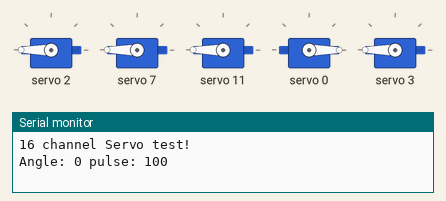
The sketch below on a simulated Arduino Uno, built with avr-gcc and run on an emulated ATmega328P. On the bench: 5 × servo, the last lines printed to the serial monitor.

Above: at 0.05 s.
At 4.0 s:
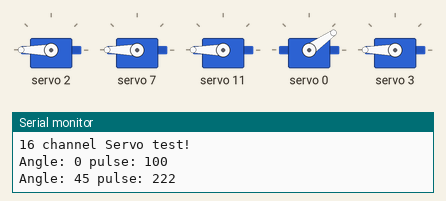
Timing chart, 0 to 5.2 s (numbered marks = the images above):
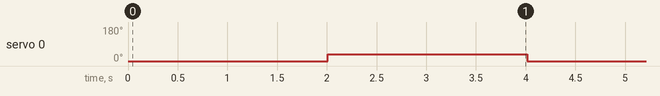

The sketch:

DomeMaster.ino
```cpp
#include <Adafruit_PWMServoDriver.h>

/** Marcduino port mapping
 * ATMEGA -> ARDUINO -> MARCDUINO
 * 4 -> 2 -> 1
 * 5 -> 3 -> 2
 * 6 -> 4 -> 3
 * 11 -> 5 -> 4
 * 12 -> 6 -> 5
 * 13 -> 7 -> 11
 * 14 -> 8 -> RC IN S
 * 15 -> 9 -> 6
 * 16 -> 10 -> 7
 * 17 -> 11 -> 8
 * 18 -> 12 -> 9
 * 19 -> 13 -> 10
 * 23 -> A0 -> Slave/MP S
 * 24 -> A1 -> Teeces/mp3 S
 * 25 -> A2 ->
 * 26 -> A3 ->
 * *
 *
 * ISP
 * 3 2 1
 * 6 5 4
 *
 * 1 - MISO
 * 2 - SCK
 * 3 - RST
 * 4 - VCC
 * 5 - MOSI
 * 6 - GND
 */

// Commands
#define CHANGE_HOLO_PROJECTOR "CH"

#define SERVO_1A 0
#define SERVO_1B 1
#define LED_1_BLUE 2
#define LED_1_WHITE 3

#define SERVO_2A 4
#define SERVO_2B 5
#define LED_2_BLUE 6
#define LED_2_WHITE 7

#define SERVO_3A 8
#define SERVO_3B 9
#define LED_3_BLUE 10
#define LED_3_WHITE 11

Adafruit_PWMServoDriver board1 = Adafruit_PWMServoDriver(0x40);

#define SERVOMIN 100 // this is the 'minimum' pulse length count (out of 4096)
#define SERVOMAX 588 // this is the 'maximum' pulse length count (out of 4096)

int activeHoloProjector = 1;

void setup()
{
  Serial.begin(9600);
  Serial.println("16 channel Servo test!");
  board1.begin();
  board1.setPWMFreq(60); // Analog servos run at ~60 Hz updates
}

void loop()
{
  turnOnLedsForActiveHoloProjector();

  board1.setPWM(SERVO_1A, 0, angleToPulse(0));
  board1.setPWM(LED_1_WHITE, 0, 4095);
  delay(2000);
  board1.setPWM(0, 0, angleToPulse(45));
  board1.setPWM(LED_1_WHITE, 0, 0);
  delay(2000);
}

int angleToPulse(int ang) // gets angle in degree and returns the pulse width
{
  int pulse = map(ang, 0, 180, SERVOMIN, SERVOMAX); // map angle of 0 to 180 to Servo min and Servo max
  Serial.print("Angle: ");
  Serial.print(ang);
  Serial.print(" pulse: ");
  Serial.println(pulse);
  return pulse;
}

int turnOnLed(int led)
{
  board1.setPWM(led, 0, 4095);
}

int turnOffLed(int led)
{
  board1.setPWM(led, 0, 0);
}

int activateNextHoloProjector()
{
  activeHoloProjector++;
  if (activeHoloProjector > 3)
  {
    activeHoloProjector = 1;
  }
  return activeHoloProjector;
}

int turnOnLedsForActiveHoloProjector()
{
  if (activeHoloProjector == 1)
  {
    turnOnLed(LED_1_BLUE);
    turnOffLed(LED_1_WHITE);

    turnOffLed(LED_2_BLUE);
    turnOnLed(LED_2_WHITE);

    turnOffLed(LED_3_BLUE);
    turnOnLed(LED_3_WHITE);
  }
  else if (activeHoloProjector == 2)
  {
    turnOnLed(LED_2_BLUE);
    turnOffLed(LED_2_WHITE);

    turnOffLed(LED_1_BLUE);
    turnOnLed(LED_1_WHITE);

    turnOffLed(LED_3_BLUE);
    turnOnLed(LED_3_WHITE);
  }
  else if (activeHoloProjector == 3)
  {
    turnOnLed(LED_3_BLUE);
    turnOffLed(LED_3_WHITE);

    turnOffLed(LED_1_BLUE);
    turnOnLed(LED_1_WHITE);

    turnOffLed(LED_2_BLUE);
    turnOnLed(LED_2_WHITE);
  }
}
```

Measured:
- by itself, servo 0: alternates 35° for 2.0 s and 0° for 2.0 s
